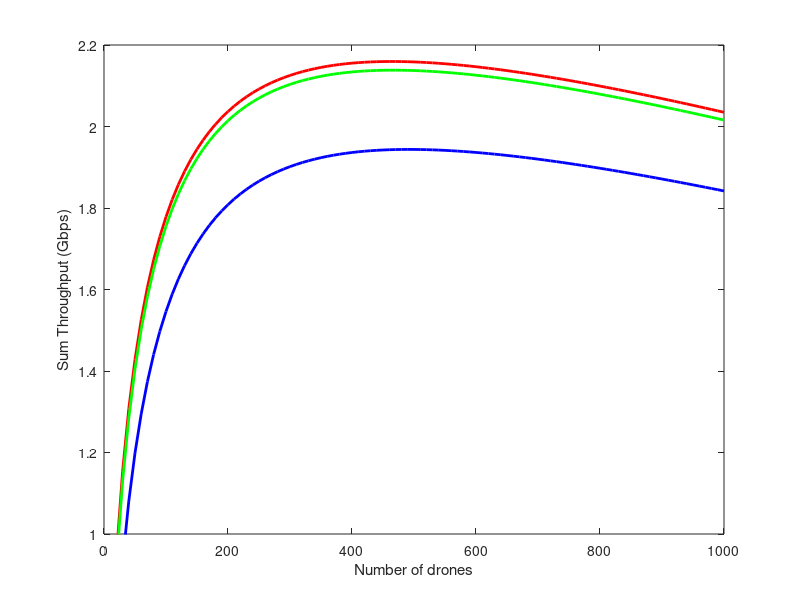

Reproduce this figure in MATLAB. (Note: this script raises an error after producing the figure.)
% Author: Prabhu Chandhar, Chandhar Research Labs, Chennai, India.


clc;
% close all;
clear all;



%%%%%%%%%%%%% Figure 2a %%%%%%%%%%%%%%%%%%%%%

K = 10:10:1000;
M = 100;
rhop = 100;
B = 20e6;
Bc = 3e6;
fc = 2.4e9;
c = 3e8;
v = 30;
Lambda = (9/10)-(K*2*v*fc/Bc/c);

rhou = 10;
R = B*K.*Lambda.*log2(1+(M*rhou./((rhou*(K-1))+1+((1/(rhou*rhop))*(1+K*rhou)))));
Q = R/1e9;
figure(2);plot(K,Q,'r','Linewidth',2);hold on;

rhou = 1;
R = B*K.*Lambda.*log2(1+(M*rhou./((rhou*(K-1))+1+((1/(rhou*rhop))*(1+K*rhou)))));
Q = R/1e9;
figure(2);plot(K,Q,'g','Linewidth',2);hold on;

rhou = .1;
R = B*K.*Lambda.*log2(1+(M*rhou./((rhou*(K-1))+1+((1/(rhou*rhop))*(1+K*rhou)))));
Q = R/1e9;
figure(2);plot(K,Q,'b','Linewidth',2);

axis([0 1000 1 2.2]);
xlabel('Number of drones');ylabel('Sum Throughput (Gbps)');
legend(3,'Data SNR = 10 dB','Data SNR = 0 dB','Data SNR = -10 dB');


%%%%%%%%%%%%% Figure 3a %%%%%%%%%%%%%%%%%%%%%

M = 100;
rhop = 100;
B = 20e6;
Bc = 3e6;
c = 3e8;
v = 30;

rhoudB = -20:20;
rhou = 10.^(rhoudB/10);

K = 20;
fc = 2.4e9;
Lambda = (9/10)-(K*2*v*fc/Bc/c);
R_K20 = B*K.*Lambda.*log2(1+(M*rhou./((rhou*(K-1))+1+((1./(rhou*rhop)).*(1+K*rhou)))));
Q_K20 = R_K20/1e9;
figure(21);plot(10*log10(rhou),Q_K20);hold on;

fc = 60e9;
Lambda = (9/10)-(K*2*v*fc/Bc/c);
R_K2 = B*K.*Lambda.*log2(1+(M*rhou./((rhou*(K-1))+1+((1./(rhou*rhop)).*(1+K*rhou)))));
Q_K2 = R_K2/1e9;
figure(21);plot(10*log10(rhou),Q_K2,'r--');hold on;
legend('2.4 GHz Carrier Frequency','60 GHz Carrier Frequency');


K = 2;
fc = 2.4e9;
Lambda = (9/10)-(K*2*v*fc/Bc/c);
R_K20 = B*K.*Lambda.*log2(1+(M*rhou./((rhou*(K-1))+1+0*((1./(rhou*rhop)).*(1+K*rhou)))));
Q_K20 = R_K20/1e9;figure(21);plot(rhoudB,Q_K20);hold on;

fc = 60e9;
Lambda = (9/10)-(K*2*v*fc/Bc/c);
R_K2 = B*K.*Lambda.*log2(1+(M*rhou./((rhou*(K-1))+1+0*((1./(rhou*rhop)).*(1+K*rhou)))));
Q_K2 = R_K2/1e9;
figure(21);plot(rhoudB,Q_K2,'r--');
xlabel('Data SNR (dB)');ylabel('Sum Throughput (Gbps)');


%%%%%%%%%%%%% Figure 3b %%%%%%%%%%%%%%%%%%%%%


fc = 60e9;
Pt = .1; % 100 mW
B = [10:500]*1e6;
v = 20;
K = 20;
Bc = 3e6;
M = 145;
N0 = 2e-20; % N0 = 1.38e-23*300*10^(7/10);
rhoudB = -10;
rhou = 10^(rhoudB/10);
Range = sqrt(Pt)*c./(fc*4*pi*sqrt(N0*B*rhou));
Lambda = (9/10)-(K*2*v*fc/Bc/c);
R = K*B*Lambda*log2(1+(M*rhou./((rhou*(K-1))+1+((1./(rhou*rhop)).*(1+K*rhou)))));
Q = R/1e9;
figure(22);[AX,H1,H2] = plotyy(B/1e6,Range,B/1e6,Q);hold on;

rhoudB = 0;
rhou = 10^(rhoudB/10);
Range = sqrt(Pt)*c./(fc*4*pi*sqrt(N0*B*rhou));

figure(22);plot(B/1e6,Range);
set(AX(1),'xlim',[10 500],'ylim',[0 250]);
set(AX(2),'xlim',[10 500],'ylim',[0 40]);hold on;
xlabel('Bandwidth (MHz)'); ylabel(AX(1),'Range (m)');ylabel(AX(2),'Sum Throughput (Mbps)');


%%%%%%%%%%%%% Case Study 1 %%%%%%%%%%%%%%%%%%%%%


% GSD = 20e-2; % m
% FL = 5e-3;
% PS = 2.3e-6/1e3;
% H = GSD*FL/PS;
% OL = .7; 

fc = 2.4e9; % Hz
c = 3e8; % m/s
CR = 200;
NBP = 24;
v = 20;
K = 23;
rhou = 1;
rhop = 100;
Pt = 1; % in W
B = 20e6;
fc = 2.4e9;
rpy = 4096;
rpx = 2048;
FPS = 60;
Q = rpy*rpx*NBP*FPS;
Coherence_Time_Case_Study1 = c/(2*v*fc)/1e-3; % in ms
Bc = 3e6;
Lambda = (9/10)-((2*v*fc*K)/(Bc*c));
Coherence_Interval_Case_Study1_Bc3MHz = Bc*Coherence_Time_Case_Study1*1e-3;
Sum_Throughput_Case_Study1 = K*Q/CR/1e9; % in Gbps
Range = sqrt(Pt)*c./(fc*4*pi*sqrt(N0*B*rhou))/1e3; % in Km
Mreq_Case_Study1_Bc3MHz = (K-1+inv(rhou)+(inv(rhou^2*rhop)*(1+K*rhou)))*((2^(Q/CR/B/Lambda))-1);
 
Bc = 300e3;
Lambda = (9/10)-((2*v*fc*K)/(Bc*c));
Coherence_Interval_Case_Study1_Bc300KHz = Bc*Coherence_Time_Case_Study1*1e-3;
Mreq_Case_Study1_Bc300KHz = (K-1+inv(rhou)+(inv(rhou^2*rhop)*(1+K*rhou)))*((2^(Q/CR/B/Lambda))-1);




%%%%%%%%%%%%% Case Study 2 %%%%%%%%%%%%%%%%%%%%%

fc = 60e9; % Hz
CR = 200;
NBP = 24;
v = 20;
K = 20;
rhou = 1;
rhop = 100;
Pt = 1; % in W
rpy = 4096;
rpx = 2048;
FPS = 60;
Q = rpy*rpx*NBP*FPS*4*4;
Coherence_Time_Case_Study2 = c/(2*v*fc)/1e-3; % in ms
Bc = 3e6;
Lambda = (9/10)-((2*v*fc*K)/(Bc*c));
Coherence_Interval_Case_Study2 = Bc*Coherence_Time_Case_Study2*1e-3;
Sum_Throughput_Case_Study2 = K*Q/CR/1e9; % in Gbps
B = 300e6;
Range_Case_Study2_300MHz = sqrt(Pt)*c./(fc*4*pi*sqrt(N0*B*rhou)); % in Km
Mreq_Case_Study2_300MHz = (K-1+inv(rhou)+(inv(rhou^2*rhop)*(1+K*rhou)))*((2^(Q/CR/B/Lambda))-1);
B = 200e6;
Range_Case_Study2_200MHz = sqrt(Pt)*c./(fc*4*pi*sqrt(N0*B*rhou)); % in Km
Mreq_Case_Study2_200MHz = (K-1+inv(rhou)+(inv(rhou^2*rhop)*(1+K*rhou)))*((2^(Q/CR/B/Lambda))-1);


%%%%%%%%%%%%% Case Study 3 %%%%%%%%%%%%%%%%%%%%%
fc = 5.8e9; % Hz
CR = 1;
NBP = 8;
v = 30;
K = 25;
rhou = 1;
rhop = 100;
Pt = .1; % in W
rpy = 640;
rpx = 480;
FPS = 30;
Q = rpy*rpx*NBP*FPS;
Coherence_Time_Case_Study3 = c/(2*v*fc)/1e-3; % in ms
Bc = 3e6;
Lambda = (9/10)-((2*v*fc*K)/(Bc*c));
Coherence_Interval_Case_Study3 = Bc*Coherence_Time_Case_Study3*1e-3;
B = 20e6;
Sum_Throughput_Case_Study3_K25 = K*Q/CR/1e9; % in Gbps
Range_Case_Study3_K25 = sqrt(Pt)*c./(fc*4*pi*sqrt(N0*B*rhou))/1e3; % in Km
Mreq_Case_Study3_K25 = (K-1+inv(rhou)+(inv(rhou^2*rhop)*(1+K*rhou)))*((2^(Q/CR/B/Lambda))-1);


K = 50;
Sum_Throughput_Case_Study3_K50 = K*Q/CR/1e9; % in Gbps
Range_Case_Study3_K50 = sqrt(Pt)*c./(fc*4*pi*sqrt(N0*B*rhou))/1e3; % in Km
Mreq_Case_Study3_K50 = (K-1+inv(rhou)+(inv(rhou^2*rhop)*(1+K*rhou)))*((2^(Q/CR/B/Lambda))-1);


%%%%%%%%%%%%% Figure 2b %%%%%%%%%%%%%%%%%%%%%

fc = 2.4e9;
lambda = c/fc;
M = 100;
R = 500; % in m
tag_isot = 0;
delta = .5*lambda;

N0 = 2e-20;
B = 20e6;
E_GS = inv(sqrt(2))*[1i ; 1i]; % circularly polarized
E_UAV = inv(sqrt(2))*[1i; 1i]; % circularly polarized
tag_identical = 1; % identically oriented
[z,Pt] = polMismatch_Mag(M,R,tag_identical,tag_isot,delta,E_GS,E_UAV,lambda,N0,B);
figure(22);cdfplot(10*log10(Pt)+30);hold on;
tag_identical = 0;% pseudo-randomly oriented
[z,Pt] = polMismatch_Mag(M,R,tag_identical,tag_isot,delta,E_GS,E_UAV,lambda,N0,B);
figure(22);cdfplot(10*log10(Pt)+30);hold on;


E_GS = [1 ; 0]; % linearly polarized
E_UAV = [1; 0]; % linearly polarized
tag_identical = 1; % identically oriented
[z,Pt] = polMismatch_Mag(M,R,tag_identical,tag_isot,delta,E_GS,E_UAV,lambda,N0,B);
figure(22);cdfplot(10*log10(Pt)+30);hold on;
tag_identical = 0; % pseudo-randomly oriented
[z,Pt] = polMismatch_Mag(M,R,tag_identical,tag_isot,delta,E_GS,E_UAV,lambda,N0,B);
figure(22);cdfplot(10*log10(Pt)+30);hold on;
